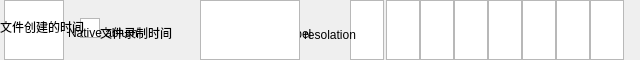
<?xml version="1.0" encoding="UTF-8"?>
<ui version="4.0">
 <class>StatusBarWindow</class>
 <widget class="QDialog" name="StatusBarWindow">
  <property name="geometry">
   <rect>
    <x>0</x>
    <y>60</y>
    <width>640</width>
    <height>60</height>
   </rect>
  </property>
  <property name="windowTitle">
   <string>StatusBarWindow</string>
  </property>
    <widget class="QGraphicsView" name="status_icon">
      <property name="geometry">
          <rect>
              <x>4</x>
              <y>0</y>
              <width>60</width>
              <height>60</height>
          </rect>
      </property>
  </widget>  
    <widget class="QGraphicsView" name="rec_hint_icon">
      <property name="geometry">
          <rect>
              <x>80</x>
              <y>18</y>
              <width>20</width>
              <height>20</height>
          </rect>
      </property>
  </widget>
  <widget class="QLabel" name="rec_time_label">
	<property name="geometry">
	<rect>
	<x>100</x>
	<y>16</y>
	<width>100</width>
	<height>33</height>
	</rect>
	</property>
	<property name="text">
	<string>文件录制时间</string>
	</property>
	</widget> 
  <widget class="QLabel" name="file_create_time_label">
	<property name="geometry">
	<rect>
	<x>0</x>
	<y>10</y>
	<width>250</width>
	<height>33</height>
	</rect>
	</property>
	<property name="text">
	<string>文件创建的时间</string>
	</property>
  </widget> 
  <widget class="QLabel" name="time_label">
	<property name="geometry">
	<rect>
	<x>420</x>
	<y>60</y>
	<width>210</width>
	<height>60</height>
	</rect>
	</property>
	<property name="text">
	<string>显示系统时间</string>
	</property>
  </widget>
  <widget class="QGraphicsView" name="looprec_icon">
   <property name="geometry">
    <rect>
     <x>350</x>
     <y>0</y>
     <width>34</width>
     <height>60</height>
    </rect>
   </property>
   </widget>
   <widget class="QGraphicsView" name="lock_icon">
   <property name="geometry">
    <rect>
     <x>386</x>
     <y>0</y>
     <width>34</width>
     <height>60</height>
    </rect>
   </property>
   </widget>
  <widget class="QGraphicsView" name="wifi_icon">
   <property name="geometry">
    <rect>
     <x>420</x>
     <y>0</y>
     <width>34</width>
     <height>60</height>
    </rect>
   </property>
   </widget>
  <widget class="QGraphicsView" name="adas_icon">
   <property name="geometry">
    <rect>
     <x>454</x>
     <y>0</y>
     <width>34</width>
     <height>60</height>
    </rect>
   </property>
   </widget>
   <widget class="QGraphicsView" name="awmd_icon">
   <property name="geometry">
    <rect>
     <x>420</x>
     <y>0</y>
     <width>34</width>
     <height>60</height>
    </rect>
   </property>
   </widget>
   <widget class="QGraphicsView" name="park_icon">
   <property name="geometry">
    <rect>
     <x>454</x>
     <y>0</y>
     <width>34</width>
     <height>60</height>
    </rect>
   </property>
   </widget>
  <widget class="QGraphicsView" name="gps_icon">
   <property name="geometry">
    <rect>
     <x>488</x>
     <y>0</y>
     <width>34</width>
     <height>60</height>
    </rect>
   </property>
   </widget>
  <widget class="QLabel" name="tfcap_label">
   <property name="geometry">
    <rect>
     <x>522</x>
     <y>0</y>
     <width>80</width>
     <height>60</height>
    </rect>
   </property>
   <property name="text">
    <string>TFCAP</string>
   </property>
  </widget>
  <widget class="QGraphicsView" name="tf_icon">
   <property name="geometry">
    <rect>
     <x>522</x>
     <y>0</y>
     <width>34</width>
     <height>60</height>
    </rect>
   </property>
  </widget>
   <widget class="QGraphicsView" name="voice_icon">
   <property name="geometry">
    <rect>
     <x>556</x>
     <y>0</y>
     <width>34</width>
     <height>60</height>
    </rect>
   </property>
  </widget>
  <widget class="QGraphicsView" name="battery_icon">
   <property name="geometry">
    <rect>
     <x>590</x>
     <y>0</y>
     <width>34</width>
     <height>60</height>
    </rect>
   </property>
  </widget>
  <widget class="QLabel" name="fileinfo_total">
   <property name="geometry">
     <rect>
     <x>260</x>
     <y>14</y>
     <width>100</width>
     <height>40</height>
    </rect>
   </property>
   <property name="text">
    <string>TextLabel</string>
   </property>
   <property name="alignment">
    <set>Qt::AlignLeading|Qt::AlignLeft|Qt::AlignVCenter</set>
   </property>
  </widget>
     <widget class="QLabel" name="playback_label">
   <property name="geometry">
    <rect>
     <x>68</x>
     <y>10</y>
     <width>128</width>
     <height>45</height>
    </rect>
   </property>
   <property name="text">
    <string>Native ablum</string>
   </property>
  </widget>  
  <widget class="QGraphicsView" name="resolation_icon">
   <property name="geometry">
    <rect>
     <x>200</x>
     <y>0</y>
     <width>100</width>
     <height>60</height>
    </rect>
   </property>
  </widget>
  <widget class="QLabel" name="tfleft_label">
   <property name="geometry">
    <rect>
     <x>304</x>
     <y>10</y>
     <width>240</width>
     <height>50</height>
    </rect>
   </property>
   <property name="text">
    <string>resolation</string>
   </property>
   <property name="scaledContents">
    <bool>false</bool>
   </property>
  </widget>
  
 </widget>
 <resources/>
 <connections/>
</ui>
